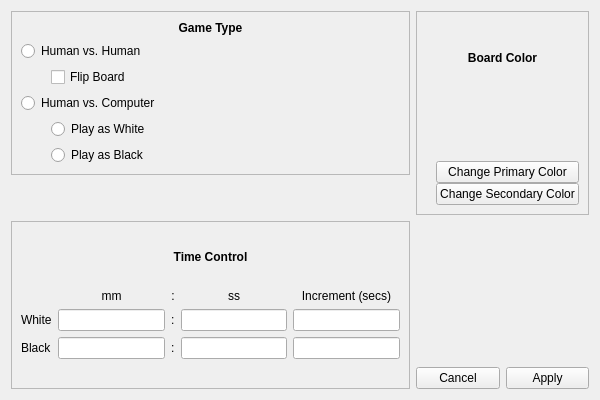
<?xml version="1.0" encoding="UTF-8"?>
<ui version="4.0">
 <class>Settings</class>
 <widget class="QWidget" name="Settings">
  <property name="windowModality">
   <enum>Qt::ApplicationModal</enum>
  </property>
  <property name="enabled">
   <bool>true</bool>
  </property>
  <property name="geometry">
   <rect>
    <x>0</x>
    <y>0</y>
    <width>600</width>
    <height>400</height>
   </rect>
  </property>
  <property name="sizePolicy">
   <sizepolicy hsizetype="Fixed" vsizetype="Fixed">
    <horstretch>0</horstretch>
    <verstretch>0</verstretch>
   </sizepolicy>
  </property>
  <property name="windowTitle">
   <string>Settings</string>
  </property>
  <layout class="QGridLayout" name="gridLayout_3">
   <item row="2" column="0" rowspan="2">
    <widget class="QFrame" name="timeControlFrame">
     <property name="frameShape">
      <enum>QFrame::StyledPanel</enum>
     </property>
     <property name="frameShadow">
      <enum>QFrame::Raised</enum>
     </property>
     <layout class="QVBoxLayout" name="verticalLayout">
      <item>
       <widget class="QLabel" name="timeControlLabel">
        <property name="styleSheet">
         <string notr="true">color: black;
font-weight: bold;</string>
        </property>
        <property name="text">
         <string>Time Control</string>
        </property>
        <property name="alignment">
         <set>Qt::AlignCenter</set>
        </property>
       </widget>
      </item>
      <item>
       <layout class="QGridLayout" name="timeControlGrid">
        <item row="2" column="0">
         <widget class="QLabel" name="label_2">
          <property name="text">
           <string>Black</string>
          </property>
         </widget>
        </item>
        <item row="0" column="2">
         <widget class="QLabel" name="label_6">
          <property name="text">
           <string>:</string>
          </property>
          <property name="alignment">
           <set>Qt::AlignCenter</set>
          </property>
         </widget>
        </item>
        <item row="1" column="2">
         <widget class="QLabel" name="label_4">
          <property name="text">
           <string>:</string>
          </property>
         </widget>
        </item>
        <item row="1" column="4">
         <widget class="QLineEdit" name="whiteIncrement"/>
        </item>
        <item row="1" column="1">
         <widget class="QLineEdit" name="whiteMinutes">
          <property name="dragEnabled">
           <bool>false</bool>
          </property>
          <property name="readOnly">
           <bool>false</bool>
          </property>
         </widget>
        </item>
        <item row="1" column="3">
         <widget class="QLineEdit" name="whiteSeconds"/>
        </item>
        <item row="0" column="3">
         <widget class="QLabel" name="label_7">
          <property name="text">
           <string>ss</string>
          </property>
          <property name="alignment">
           <set>Qt::AlignCenter</set>
          </property>
         </widget>
        </item>
        <item row="0" column="4">
         <widget class="QLabel" name="label_8">
          <property name="text">
           <string>Increment (secs)</string>
          </property>
          <property name="alignment">
           <set>Qt::AlignCenter</set>
          </property>
         </widget>
        </item>
        <item row="1" column="0">
         <widget class="QLabel" name="label">
          <property name="text">
           <string>White</string>
          </property>
         </widget>
        </item>
        <item row="2" column="1">
         <widget class="QLineEdit" name="blackMinutes"/>
        </item>
        <item row="2" column="3">
         <widget class="QLineEdit" name="blackSeconds"/>
        </item>
        <item row="0" column="1">
         <widget class="QLabel" name="label_3">
          <property name="text">
           <string>mm</string>
          </property>
          <property name="alignment">
           <set>Qt::AlignCenter</set>
          </property>
         </widget>
        </item>
        <item row="2" column="4">
         <widget class="QLineEdit" name="blackIncrement"/>
        </item>
        <item row="2" column="2">
         <widget class="QLabel" name="label_5">
          <property name="text">
           <string>:</string>
          </property>
         </widget>
        </item>
       </layout>
      </item>
      <item>
       <spacer name="verticalSpacer_3">
        <property name="orientation">
         <enum>Qt::Vertical</enum>
        </property>
        <property name="sizeType">
         <enum>QSizePolicy::Fixed</enum>
        </property>
        <property name="sizeHint" stdset="0">
         <size>
          <width>20</width>
          <height>20</height>
         </size>
        </property>
       </spacer>
      </item>
     </layout>
    </widget>
   </item>
   <item row="3" column="1">
    <layout class="QHBoxLayout" name="horizontalLayout_7">
     <item>
      <widget class="QPushButton" name="cancelButton">
       <property name="text">
        <string>Cancel</string>
       </property>
      </widget>
     </item>
     <item>
      <widget class="QPushButton" name="applyButton">
       <property name="text">
        <string>Apply</string>
       </property>
      </widget>
     </item>
    </layout>
   </item>
   <item row="0" column="0">
    <widget class="QFrame" name="gameTypeFrame">
     <property name="frameShape">
      <enum>QFrame::StyledPanel</enum>
     </property>
     <property name="frameShadow">
      <enum>QFrame::Raised</enum>
     </property>
     <property name="lineWidth">
      <number>1</number>
     </property>
     <property name="midLineWidth">
      <number>0</number>
     </property>
     <layout class="QVBoxLayout" name="verticalLayout_5">
      <item>
       <widget class="QLabel" name="gameTypeLabel">
        <property name="styleSheet">
         <string notr="true">color: black;
font-weight: bold;</string>
        </property>
        <property name="text">
         <string>Game Type</string>
        </property>
        <property name="alignment">
         <set>Qt::AlignCenter</set>
        </property>
       </widget>
      </item>
      <item>
       <widget class="QRadioButton" name="HvHButton">
        <property name="text">
         <string>Human vs. Human</string>
        </property>
        <property name="autoExclusive">
         <bool>true</bool>
        </property>
       </widget>
      </item>
      <item>
       <layout class="QHBoxLayout" name="flipBoardHBox">
        <item>
         <spacer name="horizontalSpacer_2">
          <property name="orientation">
           <enum>Qt::Horizontal</enum>
          </property>
          <property name="sizeType">
           <enum>QSizePolicy::Fixed</enum>
          </property>
          <property name="sizeHint" stdset="0">
           <size>
            <width>30</width>
            <height>20</height>
           </size>
          </property>
         </spacer>
        </item>
        <item>
         <widget class="QCheckBox" name="flipBoardCheckBox">
          <property name="text">
           <string>Flip Board</string>
          </property>
         </widget>
        </item>
       </layout>
      </item>
      <item>
       <widget class="QRadioButton" name="HvCButton">
        <property name="text">
         <string>Human vs. Computer</string>
        </property>
        <property name="checkable">
         <bool>true</bool>
        </property>
        <property name="checked">
         <bool>false</bool>
        </property>
        <property name="autoRepeat">
         <bool>false</bool>
        </property>
        <property name="autoExclusive">
         <bool>true</bool>
        </property>
       </widget>
      </item>
      <item>
       <layout class="QGridLayout" name="startingColorGrid">
        <item row="0" column="1">
         <widget class="QRadioButton" name="startWhiteButton">
          <property name="text">
           <string>Play as White</string>
          </property>
          <property name="autoExclusive">
           <bool>false</bool>
          </property>
         </widget>
        </item>
        <item row="0" column="0">
         <spacer name="horizontalSpacer">
          <property name="orientation">
           <enum>Qt::Horizontal</enum>
          </property>
          <property name="sizeType">
           <enum>QSizePolicy::Fixed</enum>
          </property>
          <property name="sizeHint" stdset="0">
           <size>
            <width>30</width>
            <height>20</height>
           </size>
          </property>
         </spacer>
        </item>
        <item row="1" column="1">
         <widget class="QRadioButton" name="startBlackButton">
          <property name="text">
           <string>Play as Black</string>
          </property>
          <property name="autoExclusive">
           <bool>false</bool>
          </property>
         </widget>
        </item>
       </layout>
      </item>
     </layout>
    </widget>
   </item>
   <item row="2" column="1">
    <spacer name="verticalSpacer_2">
     <property name="orientation">
      <enum>Qt::Vertical</enum>
     </property>
     <property name="sizeHint" stdset="0">
      <size>
       <width>20</width>
       <height>40</height>
      </size>
     </property>
    </spacer>
   </item>
   <item row="1" column="0">
    <spacer name="verticalSpacer">
     <property name="orientation">
      <enum>Qt::Vertical</enum>
     </property>
     <property name="sizeType">
      <enum>QSizePolicy::Fixed</enum>
     </property>
     <property name="sizeHint" stdset="0">
      <size>
       <width>20</width>
       <height>40</height>
      </size>
     </property>
    </spacer>
   </item>
   <item row="0" column="1" rowspan="2">
    <widget class="QFrame" name="boardColorFrame">
     <property name="frameShape">
      <enum>QFrame::StyledPanel</enum>
     </property>
     <property name="frameShadow">
      <enum>QFrame::Raised</enum>
     </property>
     <layout class="QVBoxLayout" name="verticalLayout_6">
      <item>
       <widget class="QLabel" name="boardColorLabel">
        <property name="styleSheet">
         <string notr="true">color: black;
font-weight: bold;</string>
        </property>
        <property name="text">
         <string>Board Color</string>
        </property>
        <property name="alignment">
         <set>Qt::AlignCenter</set>
        </property>
       </widget>
      </item>
      <item>
       <layout class="QHBoxLayout" name="boardColorHBox1">
        <property name="spacing">
         <number>0</number>
        </property>
        <item>
         <spacer name="horizontalSpacer_3">
          <property name="orientation">
           <enum>Qt::Horizontal</enum>
          </property>
          <property name="sizeHint" stdset="0">
           <size>
            <width>40</width>
            <height>20</height>
           </size>
          </property>
         </spacer>
        </item>
        <item>
         <spacer name="horizontalSpacer_4">
          <property name="orientation">
           <enum>Qt::Horizontal</enum>
          </property>
          <property name="sizeHint" stdset="0">
           <size>
            <width>40</width>
            <height>20</height>
           </size>
          </property>
         </spacer>
        </item>
       </layout>
      </item>
      <item>
       <layout class="QHBoxLayout" name="boardColorHBox2">
        <property name="spacing">
         <number>0</number>
        </property>
        <item>
         <spacer name="horizontalSpacer_5">
          <property name="orientation">
           <enum>Qt::Horizontal</enum>
          </property>
          <property name="sizeHint" stdset="0">
           <size>
            <width>40</width>
            <height>20</height>
           </size>
          </property>
         </spacer>
        </item>
        <item>
         <spacer name="horizontalSpacer_6">
          <property name="orientation">
           <enum>Qt::Horizontal</enum>
          </property>
          <property name="sizeHint" stdset="0">
           <size>
            <width>40</width>
            <height>20</height>
           </size>
          </property>
         </spacer>
        </item>
       </layout>
      </item>
      <item>
       <layout class="QHBoxLayout" name="boardColorHBox3">
        <property name="spacing">
         <number>0</number>
        </property>
        <item>
         <spacer name="horizontalSpacer_7">
          <property name="orientation">
           <enum>Qt::Horizontal</enum>
          </property>
          <property name="sizeHint" stdset="0">
           <size>
            <width>40</width>
            <height>20</height>
           </size>
          </property>
         </spacer>
        </item>
        <item>
         <spacer name="horizontalSpacer_8">
          <property name="orientation">
           <enum>Qt::Horizontal</enum>
          </property>
          <property name="sizeHint" stdset="0">
           <size>
            <width>40</width>
            <height>20</height>
           </size>
          </property>
         </spacer>
        </item>
       </layout>
      </item>
      <item>
       <layout class="QHBoxLayout" name="boardColorHBox4">
        <property name="spacing">
         <number>0</number>
        </property>
        <item>
         <spacer name="horizontalSpacer_9">
          <property name="orientation">
           <enum>Qt::Horizontal</enum>
          </property>
          <property name="sizeType">
           <enum>QSizePolicy::Fixed</enum>
          </property>
          <property name="sizeHint" stdset="0">
           <size>
            <width>10</width>
            <height>0</height>
           </size>
          </property>
         </spacer>
        </item>
        <item>
         <layout class="QVBoxLayout" name="chooseColorLayout">
          <item>
           <widget class="QPushButton" name="choosePrimaryButton">
            <property name="text">
             <string>Change Primary Color</string>
            </property>
           </widget>
          </item>
          <item>
           <widget class="QPushButton" name="chooseSecondaryButton">
            <property name="text">
             <string>Change Secondary Color</string>
            </property>
           </widget>
          </item>
         </layout>
        </item>
       </layout>
      </item>
     </layout>
    </widget>
   </item>
  </layout>
 </widget>
 <resources/>
 <connections/>
</ui>
